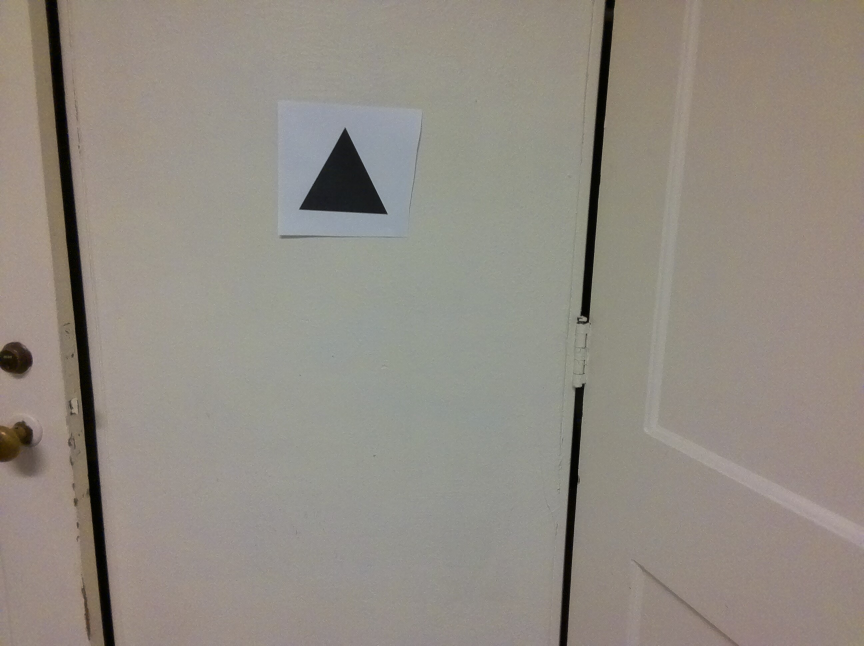
#> input picture photos/tello-2022-05-03_123436.jpeg, 2592 x 1936 px (shown at 1/3 size); its folder holds 5 pictures in this run
$ python part2.py
#> lines starting #> are read from the running program, lines starting #| are printed output that depends on the picture; after the words box and inside, x2 and y2 are one past the last pixel; in counts of white or black regions, pixels touching at a corner belong together
import tellopy
import cv2
import os
import datetime
import time
import random
import numpy as np
pathToImg = "null"


def handlePictureReceived(event, sender, data):
    global pathToImg
    # Create a file in ~/Pictures/ to receive image data from the drone.
    path = '%s/Volumes/workplace/robotics/lab6/photos/tello-%s.jpeg' % (
        os.getenv('HOME'),
        datetime.datetime.now().strftime('%Y-%m-%d_%H%M%S'))
    with open(path, 'wb') as fd:
        fd.write(data)
    pathToImg = path


def generateRandRGBTuple():
    return (random.randint(0,255), random.randint(0, 255), random.randint(0, 255))


def handle_contours(pathToImg, searchingFor, show):
#> called with pathToImg = './photos/tello-2022-05-03_123436.jpeg', searchingFor = 'rectangle', show = True
    img = cv2.imread(pathToImg)
#> img is the input picture: shape (1936, 2592, 3); mean B, G, R 131, 139.6, 145.9
    # Get a grayscale of the image
    gray = cv2.cvtColor(img, cv2.COLOR_BGR2GRAY)
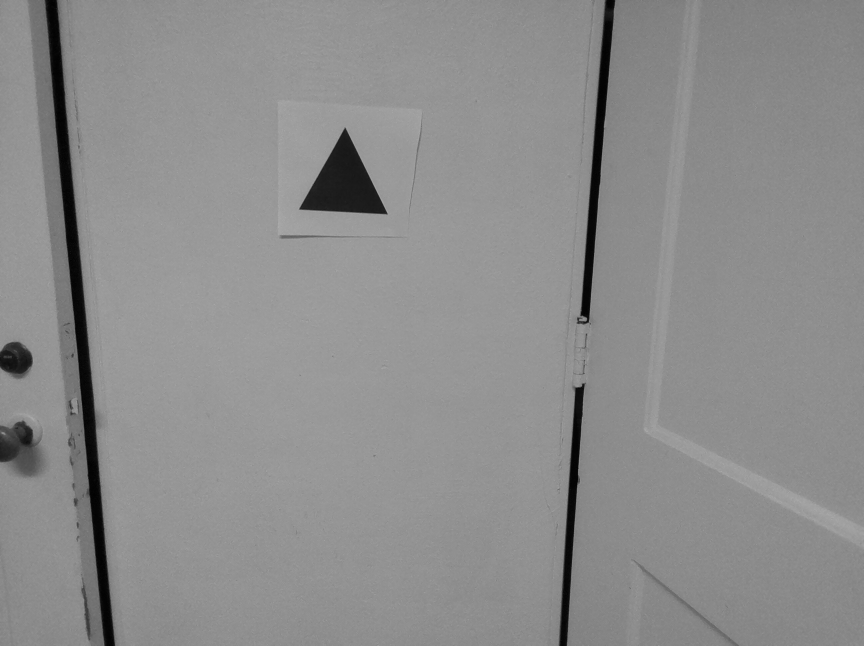
#> gray: shape (1936, 2592) (shown at 1/3 size); min 0, max 182, mean 140.5
    # Get params to create canny image
    median = cv2.medianBlur(gray, 3)
    v = np.median(gray)
#> v = 145
    sigma = .33
    lower = int(max(0, (1.0 - sigma) * v))
#> lower = 97
    upper = int(min(255, (1.0 + sigma) * v))
#> upper = 192
    # Get edges using canny algo
    edged = cv2.Canny(median, lower, upper)
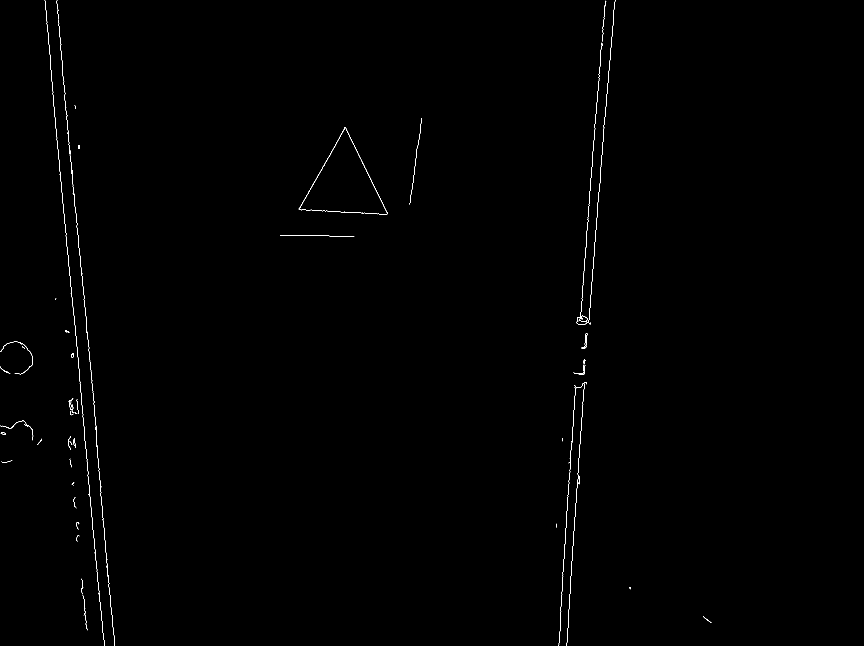
#> edged: shape (1936, 2592) (shown at 1/3 size); 0.22% white in thin lines or dots, all inside (x1, y1, x2, y2) = (0, 0, 2135, 1936)
    # Attempt to close the image using morphology
    se = np.ones((10,10), dtype='uint8')
    image_close = cv2.morphologyEx(edged, cv2.MORPH_CLOSE, se)
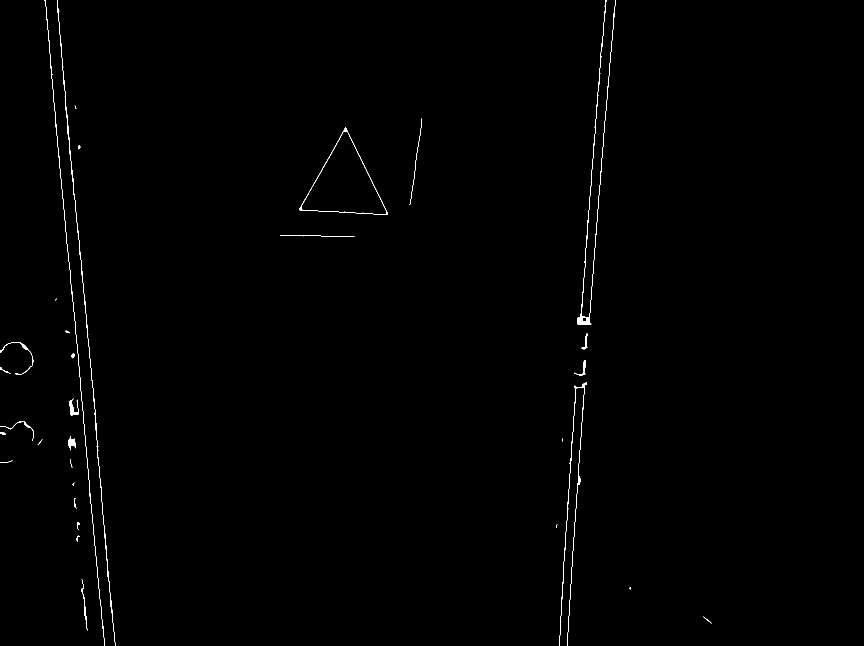
#> image_close: shape (1936, 2592) (shown at 1/3 size); 0.3% white in thin lines or dots, all inside (x1, y1, x2, y2) = (0, 0, 2136, 1936)
    # Attempt to close any remaining gaps using a slight dilation
    kernel = np.ones((10,10),np.uint8)
    dilated= cv2.dilate(image_close, kernel, iterations = 2)
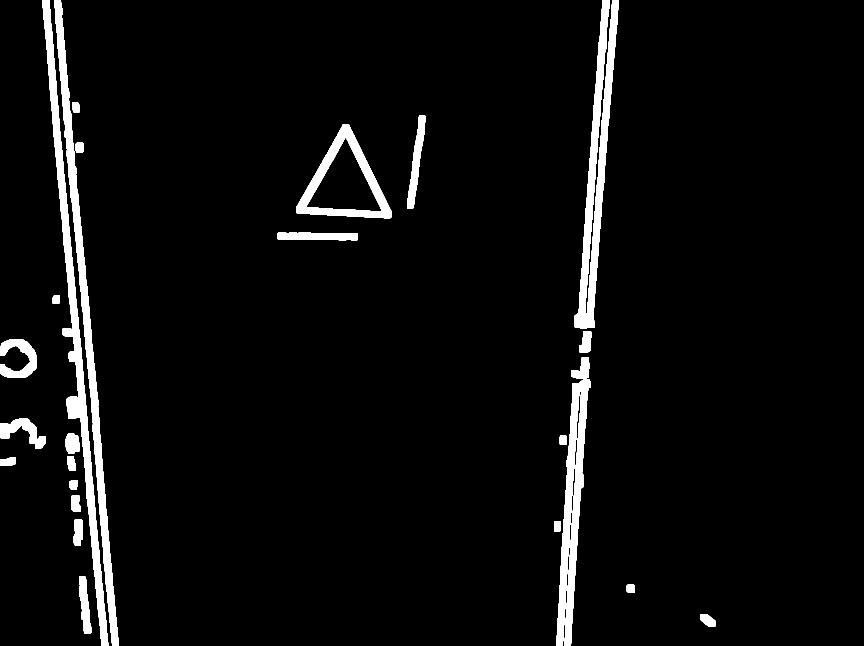
#> dilated: shape (1936, 2592) (shown at 1/3 size); 4.4% white; 25 white regions

    # Set up parameters for CV decisions
    rectangleFound = False
    maxRectArea = 40000
    circleFound = False
    maxCircArea = 30000
    triangleFound = False
    maxTriArea = 20000
    # Finding Contours
    # Use a copy of the image e.g. edged.copy()
    # since findContours alters the image

    # RECTANGLES + TRIANGLES DETECTION
    contours, hierarchy = cv2.findContours(dilated,
        cv2.RETR_EXTERNAL, cv2.CHAIN_APPROX_NONE)
#> contours = 25 contours; largest, box (x1, y1, x2, y2) and area: (889, 374, 1174, 655) 43864, (126, 0, 325, 1936) 42134, (1723, 0, 1857, 985) 39531, (163, 0, 356, 1936) 39119, (1669, 1139, 1771, 1936) 31332

    for contour in contours:

        area = cv2.contourArea(contour)
        if area < 250.0:
            pass
        else:
            approx = cv2.approxPolyDP(contour, 0.01* cv2.arcLength(contour, True), True)

            randRGB = generateRandRGBTuple()

            x = approx.ravel()[0]
            y = approx.ravel()[1] - 5
            if len(approx) == 3:
                print("Triangle with area: {0} detected".format(area))
                cv2.putText( img, "Triangle", (x, y), cv2.FONT_HERSHEY_COMPLEX, 0.5, randRGB )
                cv2.drawContours(img, [approx], 0, randRGB, 5)
                if area > maxTriArea:
                    triangleFound = True

            elif len(approx) >= 4 and len(approx) < 8:
                # We have a rectangle
                print("Rectangle with area: {0} detected".format(area))
                cv2.putText(img, "rectangle", (x, y), cv2.FONT_HERSHEY_COMPLEX, 0.5, randRGB)
                cv2.drawContours(img, [approx], 0, randRGB, 5)
                if area > maxRectArea:
                    rectangleFound = True
            elif len(approx) > 5 and cv2.isContourConvex(approx):
                print("Circle with area: {0} detected".format(area))
                cv2.putText(img, "circle", (x, y), cv2.FONT_HERSHEY_COMPLEX, 0.5, randRGB)
                if area > maxCircArea:
                    circleFound = True
            cv2.drawContours(img, [approx], 0, randRGB, 5)
#> this loop made 25 passes
#> (area, approx, randRGB, x, y, triangleFound) on pass 25: (42134, [[126, 0], [198, 1215], [324, 1935]], (41, 200, 141), 126, -5, True)
#> (area, approx, randRGB, x, y) on passes 4, 18, 21, 24: (540, [[1663, 1564], [1662, 1593], [1680, 1593], [1681, 1564]], (111, 71, 144), 1663, 1559), (4504, [[833, 699], [833, 717], [1073, 719], [1073, 701]], (63, 170, 104), 833, 694), (5638, [[1275, 347], [1256, 350], [1221, 624], [1241, 619]], (148, 94, 96), 1275, 342), (39119, [[163, 0], [355, 1935]], (66, 76, 19), 163, -5)
#| Rectangle with area: 1132.5 detected
#| Rectangle with area: 516.0 detected
#| Rectangle with area: 540.0 detected
#| Rectangle with area: 969.5 detected
#| Rectangle with area: 888.0 detected
#| Rectangle with area: 509.0 detected
#| Rectangle with area: 31332.5 detected
#| Rectangle with area: 469.5 detected
#> (further printed lines are left out)
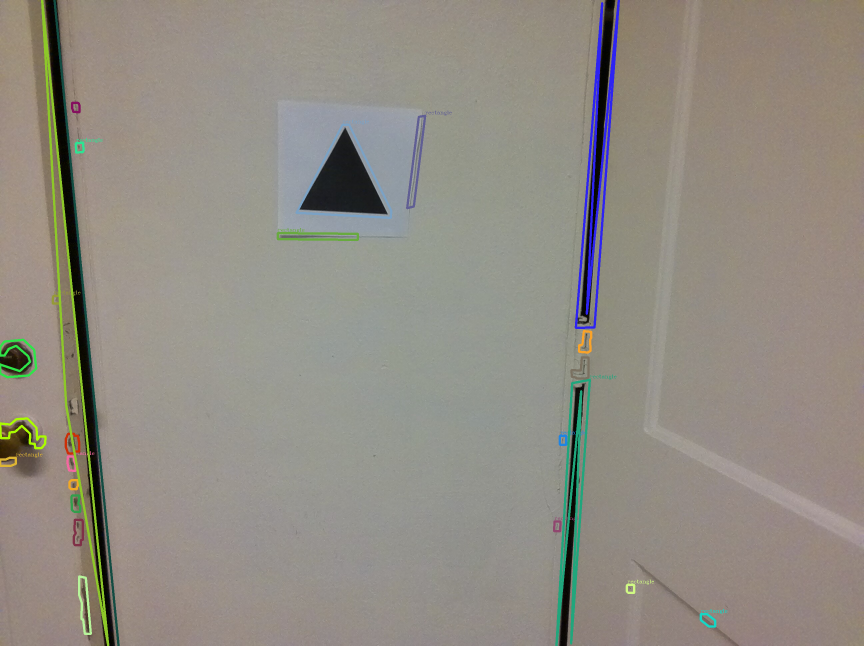
#> img: shape (1936, 2592, 3) (shown at 1/3 size); mean B, G, R 131.7, 140.5, 145.3
    if show:
        cv2.imshow('shapes', img)
        cv2.waitKey(0)
        cv2.destroyAllWindows()

    if searchingFor in "rectangle":
        return rectangleFound
    if searchingFor in "circle":
        return circleFound
    if searchingFor in "triangle":
        return triangleFound


def initDrone(drone, waitTime):
    drone.connect()
    print("Connecting..")
    drone.subscribe(drone.EVENT_FILE_RECEIVED, handlePictureReceived)
    time.sleep(5)

def takeoff(drone, down, waitTime):
    drone.takeoff()
    time.sleep(waitTime)
    drone.down(down)
    time.sleep(waitTime)

def land(drone, waitTime):
    drone.land()
    time.sleep(waitTime)

def flyForward(drone, distance, sleepTime):
    drone.forward(distance)
    time.sleep(sleepTime)

def flyUpward(drone, distance, sleepTime):
    drone.up(distance)
    time.sleep(sleepTime)

def stopEverything(drone, waitTime):
    drone.set_throttle(0)
    drone.set_pitch(0)
    drone.set_roll(0)

def rotateCCW(drone, angle, sleepTime):
    drone.counter_clockwise(angle)
    time.sleep(sleepTime)


def processCV(drone, waitTime, searchingFor):
    drone.take_picture()
    time.sleep(waitTime)
    return handle_contours(pathToImg, searchingFor, False)

useDrone = False

if useDrone:
    drone = tellopy.Tello()
    initDrone(drone, 10)

    takeoff(drone, 30, 5)
    #flyUpward(drone,10,5)
    time.sleep(3)
    numAllowedSteps = 7
    steps = 0
    moving = 'forward'
    while steps < numAllowedSteps:
        if moving in 'forward':
            flyForward(drone, 10, 5)
        if moving in 'up':
            flyUpward(drone, 10, 5)
        time.sleep(3)
        if moving in 'forward':
            searchResult = processCV(drone, 5, 'circle')
        else:
            searchResult = processCV(drone, 5, 'triangle')
        stopEverything(drone,2)
        if searchResult:
            if moving in 'forward':
                moving = 'up'
            else:
                break
            #rotateCCW(drone, 20, 3)
        steps += 1


    land(drone, 5)


    drone.quit()
    time.sleep(3)


    time.sleep(3)
else:
    print("Not using drone...")
    handle_contours("./photos/tello-2022-05-03_123436.jpeg", "rectangle", True)
